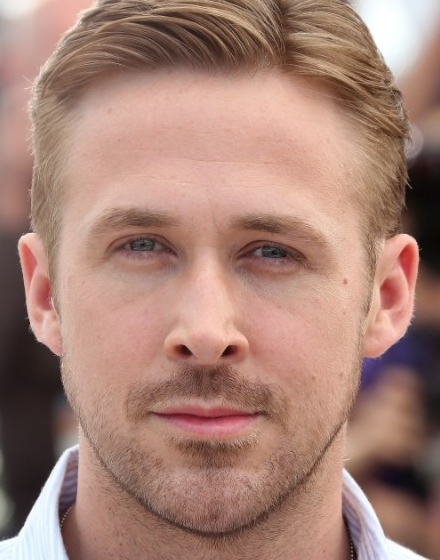
#> input picture Computer_Vision/Homework_CV/homework_3/blending/Ryan.jpg, 440 x 560 px
$ jupyter execute Task_2.ipynb   (shell and % lines are left out)
#> lines starting #> are read from the running program, lines starting #| are printed output that depends on the picture
[cell 1]
from scipy.sparse import lil_matrix
from scipy.sparse.linalg import lsqr
import enum

import numpy as np
import cv2
import matplotlib.pyplot as plt


direct = [(-1, 0), (0, -1), (1, 0), (0, 1)]


def generate_sparse_matrix(source, target, mask):
    h, w, _ = source.shape
    N = h * w #Размерность матрицы разреженных коэффициентов

    #Матрица разреженных коэффициентов
    A = lil_matrix((N,N))
    #Матрица градиентов
    b = np.zeros(N)

    for y in range(h):
        for x in range(w):
            idx = y * w + x  # Индекс текущего пикселя

            if mask[y, x] > 0:  # Если пиксель в области маски
                A[idx, idx] = 1  # Устанавливаем диагональный элемент
                b[idx] = target[y, x].mean()  # Значение из целевого изображения

                for dy, dx in direct:
                    ny, nx = y + dy, x + dx
                    if 0 <= ny < h and 0 <= nx < w and mask[ny, nx] == 0:
                        nidx = ny * w + nx  # Индекс соседнего пикселя
                        A[idx, idx] -= 1  # Уменьшаем значение диагонали
                        A[idx, nidx] = 1  # Устанавливаем связь с соседним пикселем

    return A, b


source_image = cv2.imread('blending/Ryan.jpg')
#> source_image is the input picture: shape (560, 440, 3); mean B, G, R 117.8, 129.9, 166.4
target_image = cv2.imread('blending/Matycha.jpg')
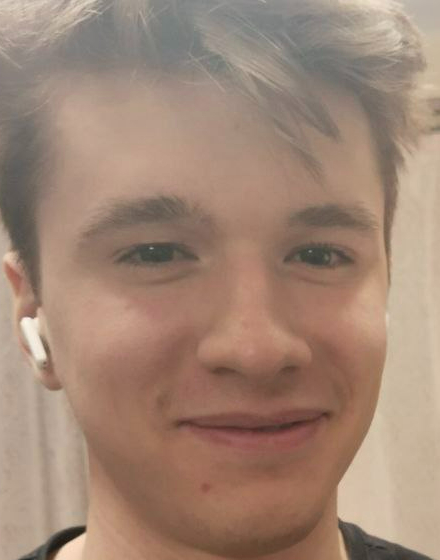
#> input picture Computer_Vision/Homework_CV/homework_3/blending/Matycha.jpg, 440 x 560 px
#> target_image is the input picture: shape (560, 440, 3); mean B, G, R 116.8, 133.7, 160.4
mask_image = cv2.imread('blending/Maska.jpg', cv2.IMREAD_GRAYSCALE)
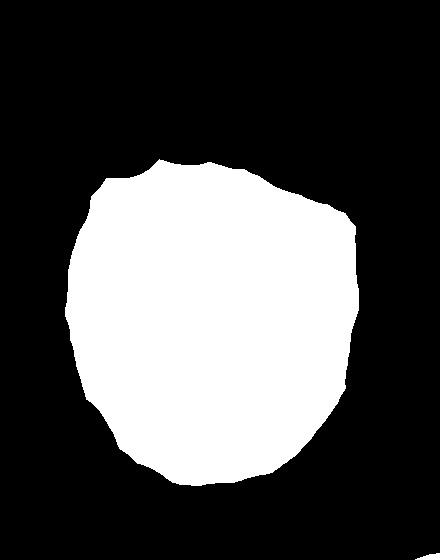
#> input picture Computer_Vision/Homework_CV/homework_3/blending/Maska.jpg, 440 x 560 px
#> mask_image is the input picture: shape (560, 440); min 0, max 255, mean 78.6

result, b = generate_sparse_matrix(source_image, target_image, mask_image)

# [4 lines of commented-out code are left out]
print(result)
#> (printed output is left out)
